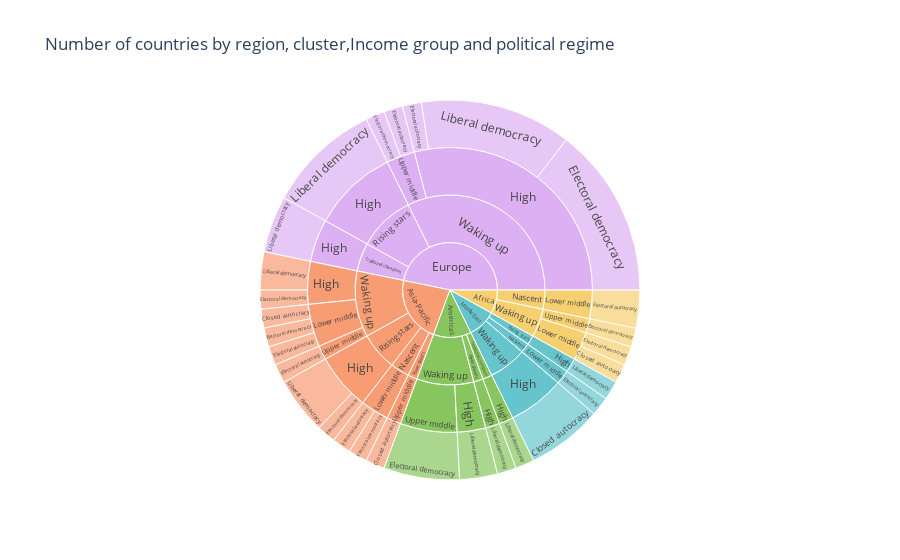

Source (notebook cell):
### Code cell
# Aggregate data for the sunburst chart
agg_data = original.groupby(["Region", "Cluster","Income group", "Political regime"]).size().reset_index(name="Count")

# Define figure element
fig = px.sunburst(
    agg_data,
    values='Count',
    path=["Region", "Cluster","Income group", "Political regime"],
    title="Number of countries by region, cluster,Income group and political regime",
    color="Region",
    height=800,
    color_discrete_sequence=px.colors.qualitative.Pastel
)

# Display the figure
fig.show()

### Figure 1 — Plotly figure (JSON) as saved in the notebook; plotly's stock layout.template omitted (floating-point values rounded to 4 significant figures)
{"data": [{"branchvalues": "total", "customdata": [["Middle East"], ["Africa"], ["Asia-Pacific"], ["Asia-Pacific"], ["Europe"], ["Africa"], ["Asia-Pacific"], ["Middle East"], ["Americas"], ["Africa"], ["Asia-Pacific"], ["Africa"], ["Europe"], ["Asia-Pacific"], ["Asia-Pacific"], ["Europe"], ["Asia-Pacific"], ["Asia-Pacific"], ["Asia-Pacific"], ["Europe"], ["Americas"], ["Asia-Pacific"], ["Europe"], ["Middle East"], ["Americas"], ["Europe"], ["Asia-Pacific"], ["Americas"], ["Europe"], ["Americas"], ["Asia-Pacific"], ["Europe"], ["Middle East"], ["Americas"], ["Europe"], ["Americas"], ["Asia-Pacific"], ["Europe"], ["Middle East"], ["Africa"], ["Asia-Pacific"], ["Middle East"], ["Africa"], ["Asia-Pacific"], ["Asia-Pacific"], ["Africa"], ["Americas"], ["Asia-Pacific"], ["Europe"], ["Africa"], ["Asia-Pacific"], ["Middle East"], ["Americas"], ["Asia-Pacific"], ["Asia-Pacific"], ["Europe"], ["Middle East"], ["Americas"], ["Europe"], ["Africa"], ["Americas"], ["Asia-Pacific"], ["Europe"], ["Middle East"], ["Africa"], ["Americas"], ["Asia-Pacific"], ["Europe"], ["Middle East"]], "domain": {"x": [0, 1], "y": [0, 1]}, "hovertemplate": "labels=%{label}<br>Count=%{value}<br>parent=%{parent}<br>id=%{id}<br>Region=%{customdata[0]}<extra></extra>", "ids": ["Middle East/Waking up/High/Closed autocracy", "Africa/Waking up/Lower middle/Closed autocracy", "Asia-Pacific/Waking up/Lower middle/Closed autocracy", "Asia-Pacific/Power players/Upper middle/Closed autocracy", "Europe/Waking up/High/Electoral autocracy", "Africa/Nascent/Lower middle/Electoral autocracy", "Asia-Pacific/Nascent/Lower middle/Electoral autocracy", "Middle East/Nascent/Lower middle/Electoral autocracy", "Americas/Waking up/Upper middle/Electoral democracy", "Africa/Waking up/Upper middle/Electoral democracy", "Asia-Pacific/Waking up/Lower middle/Electoral democracy", "Africa/Waking up/Lower middle/Electoral democracy", "Europe/Waking up/High/Electoral democracy", "Asia-Pacific/Nascent/Lower middle/Electoral democracy", "Asia-Pacific/Rising stars/High/Electoral democracy", "Europe/Waking up/Upper middle/Electoral autocracy", "Asia-Pacific/Waking up/Upper middle/Electoral autocracy", "Asia-Pacific/Waking up/Lower middle/Electoral autocracy", "Asia-Pacific/Waking up/High/Electoral democracy", "Europe/Waking up/Upper middle/Electoral democracy", "Americas/Power players/High/Liberal democracy", "Asia-Pacific/Rising stars/High/Liberal democracy", "Europe/Rising stars/High/Liberal democracy", "Middle East/Rising stars/High/Liberal democracy", "Americas/Traditional champions/High/Liberal democracy", "Europe/Traditional champions/High/Liberal democracy", "Asia-Pacific/Waking up/High/Liberal democracy", "Americas/Waking up/High/Liberal democracy", "Europe/Waking up/High/Liberal democracy", "Americas/Power players/High", "Asia-Pacific/Rising stars/High", "Europe/Rising stars/High", "Middle East/Rising stars/High", "Americas/Traditional champions/High", "Europe/Traditional champions/High", "Americas/Waking up/High", "Asia-Pacific/Waking up/High", "Europe/Waking up/High", "Middle East/Waking up/High", "Africa/Nascent/Lower middle", "Asia-Pacific/Nascent/Lower middle", "Middle East/Nascent/Lower middle", "Africa/Waking up/Lower middle", "Asia-Pacific/Waking up/Lower middle", "Asia-Pacific/Power players/Upper middle", "Africa/Waking up/Upper middle", "Americas/Waking up/Upper middle", "Asia-Pacific/Waking up/Upper middle", "Europe/Waking up/Upper middle", "Africa/Nascent", "Asia-Pacific/Nascent", "Middle East/Nascent", "Americas/Power players", "Asia-Pacific/Power players", "Asia-Pacific/Rising stars", "Europe/Rising stars", "Middle East/Rising stars", "Americas/Traditional champions", "Europe/Traditional champions", "Africa/Waking up", "Americas/Waking up", "Asia-Pacific/Waking up", "Europe/Waking up", "Middle East/Waking up", "Africa", "Americas", "Asia-Pacific", "Europe", "Middle East"], "labels": ["Closed autocracy", "Closed autocracy", "Closed autocracy", "Closed autocracy", "Electoral autocracy", "Electoral autocracy", "Electoral autocracy", "Electoral autocracy", "Electoral democracy", "Electoral democracy", "Electoral democracy", "Electoral democracy", "Electoral democracy", "Electoral democracy", "Electoral democracy", "Electoral autocracy", "Electoral autocracy", "Electoral autocracy", "Electoral democracy", "Electoral democracy", "Liberal democracy", "Liberal democracy", "Liberal democracy", "Liberal democracy", "Liberal democracy", "Liberal democracy", "Liberal democracy", "Liberal democracy", "Liberal democracy", "High", "High", "High", "High", "High", "High", "High", "High", "High", "High", "Lower middle", "Lower middle", "Lower middle", "Lower middle", "Lower middle", "Upper middle", "Upper middle", "Upper middle", "Upper middle", "Upper middle", "Nascent", "Nascent", "Nascent", "Power players", "Power players", "Rising stars", "Rising stars", "Rising stars", "Traditional champions", "Traditional champions", "Waking up", "Waking up", "Waking up", "Waking up", "Waking up", "Africa", "Americas", "Asia-Pacific", "Europe", "Middle East"], "marker": {"colors": ["rgb(102, 197, 204)", "rgb(246, 207, 113)", "rgb(248, 156, 116)", "rgb(248, 156, 116)", "rgb(220, 176, 242)", "rgb(246, 207, 113)", "rgb(248, 156, 116)", "rgb(102, 197, 204)", "rgb(135, 197, 95)", "rgb(246, 207, 113)", "rgb(248, 156, 116)", "rgb(246, 207, 113)", "rgb(220, 176, 242)", "rgb(248, 156, 116)", "rgb(248, 156, 116)", "rgb(220, 176, 242)", "rgb(248, 156, 116)", "rgb(248, 156, 116)", "rgb(248, 156, 116)", "rgb(220, 176, 242)", "rgb(135, 197, 95)", "rgb(248, 156, 116)", "rgb(220, 176, 242)", "rgb(102, 197, 204)", "rgb(135, 197, 95)", "rgb(220, 176, 242)", "rgb(248, 156, 116)", "rgb(135, 197, 95)", "rgb(220, 176, 242)", "rgb(135, 197, 95)", "rgb(248, 156, 116)", "rgb(220, 176, 242)", "rgb(102, 197, 204)", "rgb(135, 197, 95)", "rgb(220, 176, 242)", "rgb(135, 197, 95)", "rgb(248, 156, 116)", "rgb(220, 176, 242)", "rgb(102, 197, 204)", "rgb(246, 207, 113)", "rgb(248, 156, 116)", "rgb(102, 197, 204)", "rgb(246, 207, 113)", "rgb(248, 156, 116)", "rgb(248, 156, 116)", "rgb(246, 207, 113)", "rgb(135, 197, 95)", "rgb(248, 156, 116)", "rgb(220, 176, 242)", "rgb(246, 207, 113)", "rgb(248, 156, 116)", "rgb(102, 197, 204)", "rgb(135, 197, 95)", "rgb(248, 156, 116)", "rgb(248, 156, 116)", "rgb(220, 176, 242)", "rgb(102, 197, 204)", "rgb(135, 197, 95)", "rgb(220, 176, 242)", "rgb(246, 207, 113)", "rgb(135, 197, 95)", "rgb(248, 156, 116)", "rgb(220, 176, 242)", "rgb(102, 197, 204)", "rgb(246, 207, 113)", "rgb(135, 197, 95)", "rgb(248, 156, 116)", "rgb(220, 176, 242)", "rgb(102, 197, 204)"]}, "name": "", "parents": ["Middle East/Waking up/High", "Africa/Waking up/Lower middle", "Asia-Pacific/Waking up/Lower middle", "Asia-Pacific/Power players/Upper middle", "Europe/Waking up/High", "Africa/Nascent/Lower middle", "Asia-Pacific/Nascent/Lower middle", "Middle East/Nascent/Lower middle", "Americas/Waking up/Upper middle", "Africa/Waking up/Upper middle", "Asia-Pacific/Waking up/Lower middle", "Africa/Waking up/Lower middle", "Europe/Waking up/High", "Asia-Pacific/Nascent/Lower middle", "Asia-Pacific/Rising stars/High", "Europe/Waking up/Upper middle", "Asia-Pacific/Waking up/Upper middle", "Asia-Pacific/Waking up/Lower middle", "Asia-Pacific/Waking up/High", "Europe/Waking up/Upper middle", "Americas/Power players/High", "Asia-Pacific/Rising stars/High", "Europe/Rising stars/High", "Middle East/Rising stars/High", "Americas/Traditional champions/High", "Europe/Traditional champions/High", "Asia-Pacific/Waking up/High", "Americas/Waking up/High", "Europe/Waking up/High", "Americas/Power players", "Asia-Pacific/Rising stars", "Europe/Rising stars", "Middle East/Rising stars", "Americas/Traditional champions", "Europe/Traditional champions", "Americas/Waking up", "Asia-Pacific/Waking up", "Europe/Waking up", "Middle East/Waking up", "Africa/Nascent", "Asia-Pacific/Nascent", "Middle East/Nascent", "Africa/Waking up", "Asia-Pacific/Waking up", "Asia-Pacific/Power players", "Africa/Waking up", "Americas/Waking up", "Asia-Pacific/Waking up", "Europe/Waking up", "Africa", "Asia-Pacific", "Middle East", "Americas", "Asia-Pacific", "Asia-Pacific", "Europe", "Middle East", "Americas", "Europe", "Africa", "Americas", "Asia-Pacific", "Europe", "Middle East", "", "", "", "", ""], "type": "sunburst", "values": [4, 1, 1, 1, 1, 2, 1, 1, 4, 1, 1, 1, 9, 1, 1, 1, 1, 1, 1, 1, 1, 3, 6, 1, 1, 3, 2, 2, 8, 1, 4, 6, 1, 1, 3, 2, 3, 18, 4, 2, 2, 1, 2, 3, 1, 1, 4, 1, 2, 2, 2, 1, 1, 1, 4, 6, 1, 1, 3, 3, 6, 7, 20, 4, 5, 8, 14, 29, 6]}], "layout": {"autosize": true, "legend": {"tracegroupgap": 0}, "sunburstcolorway": ["rgb(102, 197, 204)", "rgb(246, 207, 113)", "rgb(248, 156, 116)", "rgb(220, 176, 242)", "rgb(135, 197, 95)", "rgb(158, 185, 243)", "rgb(254, 136, 177)", "rgb(201, 219, 116)", "rgb(139, 224, 164)", "rgb(180, 151, 231)", "rgb(179, 179, 179)"], "title": {"text": "Number of countries by region, cluster,Income group and political regime"}}}
